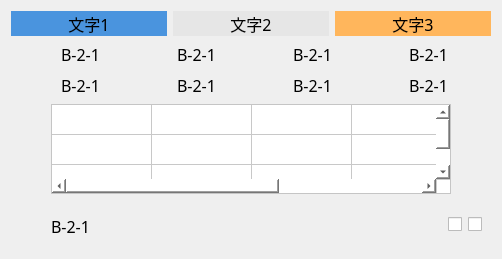
      <widget class="QWidget" name="verLayWidget12" native="true">
       <layout class="QVBoxLayout" name="verticalLayout_17">
        <item>
         <layout class="QHBoxLayout" name="horizontalLayout_121">
          <item>
           <widget class="QLabel" name="label_65">
            <property name="minimumSize">
             <size>
              <width>0</width>
              <height>25</height>
             </size>
            </property>
            <property name="maximumSize">
             <size>
              <width>16777215</width>
              <height>25</height>
             </size>
            </property>
            <property name="font">
             <font>
              <family>黑体</family>
              <pointsize>12</pointsize>
             </font>
            </property>
            <property name="autoFillBackground">
             <bool>false</bool>
            </property>
            <property name="styleSheet">
             <string notr="true">background-color: rgb(74, 148, 222);</string>
            </property>
            <property name="text">
             <string>文字1</string>
            </property>
            <property name="alignment">
             <set>Qt::AlignCenter</set>
            </property>
           </widget>
          </item>
          <item>
           <widget class="QLabel" name="label_66">
            <property name="minimumSize">
             <size>
              <width>0</width>
              <height>25</height>
             </size>
            </property>
            <property name="maximumSize">
             <size>
              <width>16777215</width>
              <height>25</height>
             </size>
            </property>
            <property name="font">
             <font>
              <family>黑体</family>
              <pointsize>12</pointsize>
             </font>
            </property>
            <property name="autoFillBackground">
             <bool>false</bool>
            </property>
            <property name="styleSheet">
             <string notr="true">background-color: rgb(230, 230, 230);</string>
            </property>
            <property name="text">
             <string>文字2</string>
            </property>
            <property name="alignment">
             <set>Qt::AlignCenter</set>
            </property>
           </widget>
          </item>
          <item>
           <widget class="QLabel" name="label_67">
            <property name="minimumSize">
             <size>
              <width>0</width>
              <height>25</height>
             </size>
            </property>
            <property name="maximumSize">
             <size>
              <width>16777215</width>
              <height>25</height>
             </size>
            </property>
            <property name="font">
             <font>
              <family>黑体</family>
              <pointsize>12</pointsize>
             </font>
            </property>
            <property name="autoFillBackground">
             <bool>false</bool>
            </property>
            <property name="styleSheet">
             <string notr="true">background-color: rgb(255, 182, 92);</string>
            </property>
            <property name="text">
             <string>文字3</string>
            </property>
            <property name="alignment">
             <set>Qt::AlignCenter</set>
            </property>
           </widget>
          </item>
         </layout>
        </item>
        <item>
         <layout class="QHBoxLayout" name="horizontalLayout_122">
          <item>
           <layout class="QHBoxLayout" name="horizontalLayout_123">
            <item>
             <widget class="QLabel" name="label_111">
              <property name="minimumSize">
               <size>
                <width>25</width>
                <height>25</height>
               </size>
              </property>
              <property name="maximumSize">
               <size>
                <width>25</width>
                <height>25</height>
               </size>
              </property>
              <property name="styleSheet">
               <string notr="true">border-image: url(:/img/false.png);</string>
              </property>
              <property name="text">
               <string/>
              </property>
             </widget>
            </item>
            <item>
             <widget class="QLabel" name="label1_83">
              <property name="minimumSize">
               <size>
                <width>60</width>
                <height>25</height>
               </size>
              </property>
              <property name="maximumSize">
               <size>
                <width>60</width>
                <height>25</height>
               </size>
              </property>
              <property name="font">
               <font>
                <family>黑体</family>
                <pointsize>12</pointsize>
               </font>
              </property>
              <property name="text">
               <string>B-2-1</string>
              </property>
             </widget>
            </item>
           </layout>
          </item>
          <item>
           <layout class="QHBoxLayout" name="horizontalLayout_124">
            <item>
             <widget class="QLabel" name="label_110">
              <property name="minimumSize">
               <size>
                <width>25</width>
                <height>25</height>
               </size>
              </property>
              <property name="maximumSize">
               <size>
                <width>25</width>
                <height>25</height>
               </size>
              </property>
              <property name="styleSheet">
               <string notr="true">border-image: url(:/img/false.png);</string>
              </property>
              <property name="text">
               <string/>
              </property>
             </widget>
            </item>
            <item>
             <widget class="QLabel" name="label1_84">
              <property name="minimumSize">
               <size>
                <width>60</width>
                <height>25</height>
               </size>
              </property>
              <property name="maximumSize">
               <size>
                <width>60</width>
                <height>25</height>
               </size>
              </property>
              <property name="font">
               <font>
                <family>黑体</family>
                <pointsize>12</pointsize>
               </font>
              </property>
              <property name="text">
               <string>B-2-1</string>
              </property>
             </widget>
            </item>
           </layout>
          </item>
          <item>
           <layout class="QHBoxLayout" name="horizontalLayout_125">
            <item>
             <widget class="QLabel" name="label_107">
              <property name="minimumSize">
               <size>
                <width>25</width>
                <height>25</height>
               </size>
              </property>
              <property name="maximumSize">
               <size>
                <width>25</width>
                <height>25</height>
               </size>
              </property>
              <property name="styleSheet">
               <string notr="true">border-image: url(:/img/false.png);</string>
              </property>
              <property name="text">
               <string/>
              </property>
             </widget>
            </item>
            <item>
             <widget class="QLabel" name="label1_85">
              <property name="minimumSize">
               <size>
                <width>60</width>
                <height>25</height>
               </size>
              </property>
              <property name="maximumSize">
               <size>
                <width>60</width>
                <height>25</height>
               </size>
              </property>
              <property name="font">
               <font>
                <family>黑体</family>
                <pointsize>12</pointsize>
               </font>
              </property>
              <property name="text">
               <string>B-2-1</string>
              </property>
             </widget>
            </item>
           </layout>
          </item>
          <item>
           <layout class="QHBoxLayout" name="horizontalLayout_126">
            <item>
             <widget class="QLabel" name="label_106">
              <property name="minimumSize">
               <size>
                <width>25</width>
                <height>25</height>
               </size>
              </property>
              <property name="maximumSize">
               <size>
                <width>25</width>
                <height>25</height>
               </size>
              </property>
              <property name="styleSheet">
               <string notr="true">border-image: url(:/img/false.png);</string>
              </property>
              <property name="text">
               <string/>
              </property>
             </widget>
            </item>
            <item>
             <widget class="QLabel" name="label1_86">
              <property name="minimumSize">
               <size>
                <width>60</width>
                <height>25</height>
               </size>
              </property>
              <property name="maximumSize">
               <size>
                <width>60</width>
                <height>25</height>
               </size>
              </property>
              <property name="font">
               <font>
                <family>黑体</family>
                <pointsize>12</pointsize>
               </font>
              </property>
              <property name="text">
               <string>B-2-1</string>
              </property>
             </widget>
            </item>
           </layout>
          </item>
         </layout>
        </item>
        <item>
         <layout class="QHBoxLayout" name="horizontalLayout_127">
          <item>
           <layout class="QHBoxLayout" name="horizontalLayout_128">
            <item>
             <widget class="QLabel" name="label_69">
              <property name="minimumSize">
               <size>
                <width>25</width>
                <height>25</height>
               </size>
              </property>
              <property name="maximumSize">
               <size>
                <width>25</width>
                <height>25</height>
               </size>
              </property>
              <property name="text">
               <string/>
              </property>
             </widget>
            </item>
            <item>
             <widget class="QLabel" name="label1_87">
              <property name="minimumSize">
               <size>
                <width>60</width>
                <height>25</height>
               </size>
              </property>
              <property name="maximumSize">
               <size>
                <width>60</width>
                <height>25</height>
               </size>
              </property>
              <property name="font">
               <font>
                <family>黑体</family>
                <pointsize>12</pointsize>
               </font>
              </property>
              <property name="text">
               <string>B-2-1</string>
              </property>
             </widget>
            </item>
           </layout>
          </item>
          <item>
           <layout class="QHBoxLayout" name="horizontalLayout_129">
            <item>
             <widget class="QLabel" name="label_112">
              <property name="minimumSize">
               <size>
                <width>25</width>
                <height>25</height>
               </size>
              </property>
              <property name="maximumSize">
               <size>
                <width>25</width>
                <height>25</height>
               </size>
              </property>
              <property name="styleSheet">
               <string notr="true">border-image: url(:/img/false.png);</string>
              </property>
              <property name="text">
               <string/>
              </property>
             </widget>
            </item>
            <item>
             <widget class="QLabel" name="label1_88">
              <property name="minimumSize">
               <size>
                <width>60</width>
                <height>25</height>
               </size>
              </property>
              <property name="maximumSize">
               <size>
                <width>60</width>
                <height>25</height>
               </size>
              </property>
              <property name="font">
               <font>
                <family>黑体</family>
                <pointsize>12</pointsize>
               </font>
              </property>
              <property name="text">
               <string>B-2-1</string>
              </property>
             </widget>
            </item>
           </layout>
          </item>
          <item>
           <layout class="QHBoxLayout" name="horizontalLayout_130">
            <item>
             <widget class="QLabel" name="label_109">
              <property name="minimumSize">
               <size>
                <width>25</width>
                <height>25</height>
               </size>
              </property>
              <property name="maximumSize">
               <size>
                <width>25</width>
                <height>25</height>
               </size>
              </property>
              <property name="styleSheet">
               <string notr="true">border-image: url(:/img/false.png);</string>
              </property>
              <property name="text">
               <string/>
              </property>
             </widget>
            </item>
            <item>
             <widget class="QLabel" name="label1_89">
              <property name="minimumSize">
               <size>
                <width>60</width>
                <height>25</height>
               </size>
              </property>
              <property name="maximumSize">
               <size>
                <width>60</width>
                <height>25</height>
               </size>
              </property>
              <property name="font">
               <font>
                <family>黑体</family>
                <pointsize>12</pointsize>
               </font>
              </property>
              <property name="text">
               <string>B-2-1</string>
              </property>
             </widget>
            </item>
           </layout>
          </item>
          <item>
           <layout class="QHBoxLayout" name="horizontalLayout_131">
            <item>
             <widget class="QLabel" name="label_113">
              <property name="minimumSize">
               <size>
                <width>25</width>
                <height>25</height>
               </size>
              </property>
              <property name="maximumSize">
               <size>
                <width>25</width>
                <height>25</height>
               </size>
              </property>
              <property name="styleSheet">
               <string notr="true">border-image: url(:/img/false.png);</string>
              </property>
              <property name="text">
               <string/>
              </property>
             </widget>
            </item>
            <item>
             <widget class="QLabel" name="label1_90">
              <property name="minimumSize">
               <size>
                <width>60</width>
                <height>25</height>
               </size>
              </property>
              <property name="maximumSize">
               <size>
                <width>60</width>
                <height>25</height>
               </size>
              </property>
              <property name="font">
               <font>
                <family>黑体</family>
                <pointsize>12</pointsize>
               </font>
              </property>
              <property name="text">
               <string>B-2-1</string>
              </property>
             </widget>
            </item>
           </layout>
          </item>
         </layout>
        </item>
        <item>
         <layout class="QHBoxLayout" name="horizontalLayout_132">
          <item>
           <spacer name="horizontalSpacer_29">
            <property name="orientation">
             <enum>Qt::Horizontal</enum>
            </property>
            <property name="sizeHint" stdset="0">
             <size>
              <width>40</width>
              <height>20</height>
             </size>
            </property>
           </spacer>
          </item>
          <item>
           <widget class="QTableWidget" name="tableWidget12">
            <property name="minimumSize">
             <size>
              <width>400</width>
              <height>90</height>
             </size>
            </property>
            <property name="maximumSize">
             <size>
              <width>400</width>
              <height>90</height>
             </size>
            </property>
            <property name="font">
             <font>
              <family>黑体</family>
              <pointsize>11</pointsize>
             </font>
            </property>
            <property name="autoFillBackground">
             <bool>false</bool>
            </property>
            <property name="styleSheet">
             <string notr="true">gridline-color: rgb(200, 200, 200);
background-color: rgb(255, 255, 255);
</string>
            </property>
            <property name="dragDropOverwriteMode">
             <bool>true</bool>
            </property>
            <property name="selectionMode">
             <enum>QAbstractItemView::NoSelection</enum>
            </property>
            <property name="showGrid">
             <bool>true</bool>
            </property>
            <property name="gridStyle">
             <enum>Qt::SolidLine</enum>
            </property>
            <property name="sortingEnabled">
             <bool>false</bool>
            </property>
            <property name="wordWrap">
             <bool>true</bool>
            </property>
            <property name="cornerButtonEnabled">
             <bool>true</bool>
            </property>
            <property name="rowCount">
             <number>3</number>
            </property>
            <property name="columnCount">
             <number>5</number>
            </property>
            <attribute name="horizontalHeaderVisible">
             <bool>false</bool>
            </attribute>
            <attribute name="horizontalHeaderCascadingSectionResizes">
             <bool>false</bool>
            </attribute>
            <attribute name="horizontalHeaderHighlightSections">
             <bool>true</bool>
            </attribute>
            <attribute name="horizontalHeaderShowSortIndicator" stdset="0">
             <bool>false</bool>
            </attribute>
            <attribute name="horizontalHeaderStretchLastSection">
             <bool>true</bool>
            </attribute>
            <attribute name="verticalHeaderVisible">
             <bool>false</bool>
            </attribute>
            <attribute name="verticalHeaderCascadingSectionResizes">
             <bool>false</bool>
            </attribute>
            <attribute name="verticalHeaderHighlightSections">
             <bool>true</bool>
            </attribute>
            <attribute name="verticalHeaderShowSortIndicator" stdset="0">
             <bool>false</bool>
            </attribute>
            <attribute name="verticalHeaderStretchLastSection">
             <bool>true</bool>
            </attribute>
            <row>
             <property name="text">
              <string>新建行</string>
             </property>
             <property name="font">
              <font>
               <family>Agency FB</family>
               <pointsize>11</pointsize>
              </font>
             </property>
            </row>
            <row>
             <property name="text">
              <string>新建行</string>
             </property>
             <property name="font">
              <font>
               <family>Agency FB</family>
               <pointsize>11</pointsize>
              </font>
             </property>
            </row>
            <row/>
            <column>
             <property name="text">
              <string>新建列</string>
             </property>
             <property name="font">
              <font>
               <pointsize>11</pointsize>
              </font>
             </property>
             <property name="foreground">
              <brush brushstyle="SolidPattern">
               <color alpha="255">
                <red>0</red>
                <green>0</green>
                <blue>0</blue>
               </color>
              </brush>
             </property>
            </column>
            <column>
             <property name="text">
              <string>新建列</string>
             </property>
             <property name="font">
              <font>
               <pointsize>11</pointsize>
              </font>
             </property>
            </column>
            <column>
             <property name="text">
              <string>新建列</string>
             </property>
             <property name="font">
              <font>
               <family>Agency FB</family>
               <pointsize>11</pointsize>
              </font>
             </property>
            </column>
            <column>
             <property name="text">
              <string>新建列</string>
             </property>
             <property name="font">
              <font>
               <family>Agency FB</family>
               <pointsize>11</pointsize>
              </font>
             </property>
            </column>
            <column/>
            <item row="0" column="0">
             <property name="text">
              <string/>
             </property>
             <property name="font">
              <font>
               <pointsize>11</pointsize>
              </font>
             </property>
            </item>
           </widget>
          </item>
          <item>
           <spacer name="horizontalSpacer_30">
            <property name="orientation">
             <enum>Qt::Horizontal</enum>
            </property>
            <property name="sizeHint" stdset="0">
             <size>
              <width>40</width>
              <height>20</height>
             </size>
            </property>
           </spacer>
          </item>
         </layout>
        </item>
        <item>
         <widget class="QWidget" name="" native="true">
          <layout class="QHBoxLayout" name="horizontalLayout_133">
           <item>
            <widget class="QLabel" name="label_108">
             <property name="minimumSize">
              <size>
               <width>25</width>
               <height>25</height>
              </size>
             </property>
             <property name="maximumSize">
              <size>
               <width>25</width>
               <height>25</height>
              </size>
             </property>
             <property name="styleSheet">
              <string notr="true">border-image: url(:/img/false.png);</string>
             </property>
             <property name="text">
              <string/>
             </property>
            </widget>
           </item>
           <item>
            <widget class="QLabel" name="label1_91">
             <property name="minimumSize">
              <size>
               <width>60</width>
               <height>30</height>
              </size>
             </property>
             <property name="maximumSize">
              <size>
               <width>60</width>
               <height>25</height>
              </size>
             </property>
             <property name="font">
              <font>
               <family>黑体</family>
               <pointsize>12</pointsize>
              </font>
             </property>
             <property name="text">
              <string>B-2-1</string>
             </property>
            </widget>
           </item>
           <item>
            <spacer name="horizontalSpacer_31">
             <property name="orientation">
              <enum>Qt::Horizontal</enum>
             </property>
             <property name="sizeHint" stdset="0">
              <size>
               <width>40</width>
               <height>20</height>
              </size>
             </property>
            </spacer>
           </item>
           <item>
            <widget class="QCheckBox" name="checkBox_19">
             <property name="maximumSize">
              <size>
               <width>16777215</width>
               <height>30</height>
              </size>
             </property>
             <property name="styleSheet">
              <string notr="true">QCheckBox::indicator:unchecked {
width:80px;height:25px; image:url(:/img/Off.png);
}
QCheckBox::indicator:checked {
width:80px;height:25px; image:url(:/img/On.png);
}</string>
             </property>
             <property name="text">
              <string/>
             </property>
            </widget>
           </item>
           <item>
            <widget class="QCheckBox" name="checkBox_20">
             <property name="maximumSize">
              <size>
               <width>16777215</width>
               <height>30</height>
              </size>
             </property>
             <property name="styleSheet">
              <string notr="true">QCheckBox::indicator:unchecked {
width:80px;height:25px; image:url(:/img/Off.png);
}
QCheckBox::indicator:checked {
width:80px;height:25px; image:url(:/img/On.png);
}</string>
             </property>
             <property name="text">
              <string/>
             </property>
            </widget>
           </item>
          </layout>
         </widget>
        </item>
       </layout>
      </widget>
